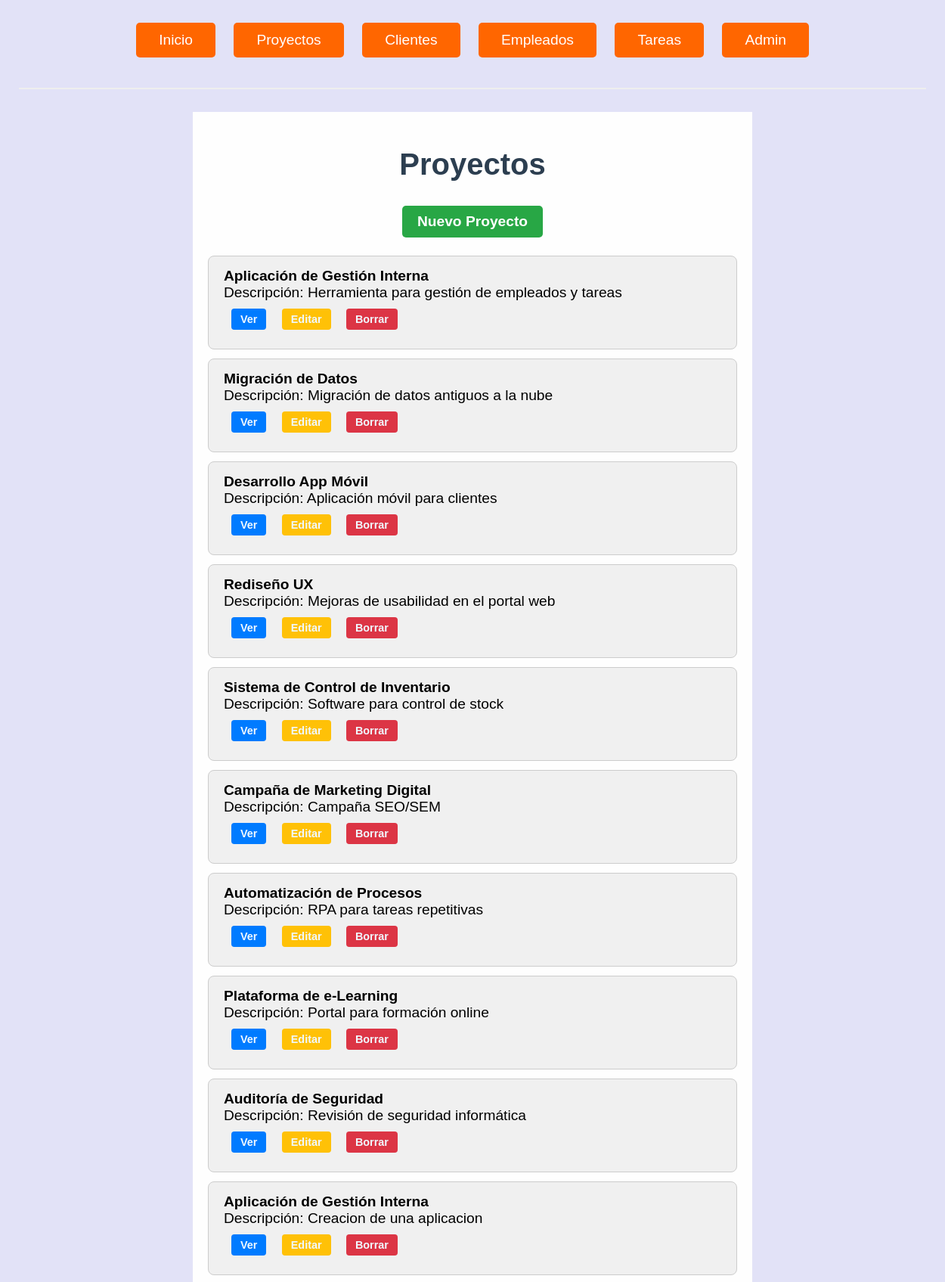
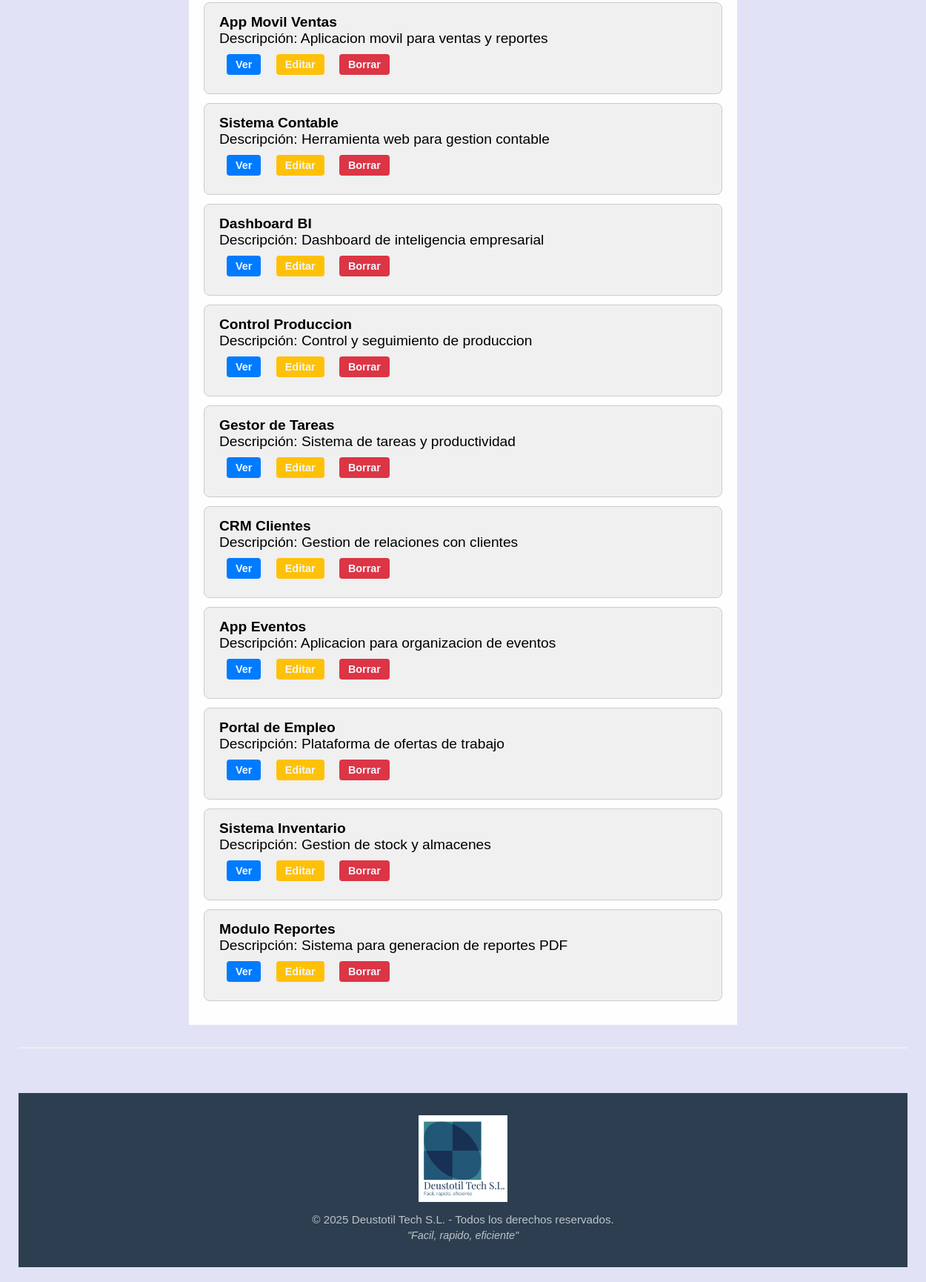
The page /proyectos/ on the database its author committed (2 pictures, top to bottom).
### gestion_produccion_G6/models.py (models this page shows, shortened)
class Proyecto(models.Model):
    nombre = models.CharField(max_length=50)
    descripcion = models.TextField(max_length=500, default="Descripción no proporcionada")
    fecha_ini = models.DateField(default=datetime.date.today)
    fecha_fin = models.DateField(default=datetime.date.today)
    presupuesto = models.IntegerField(default=0)
    cliente = models.ForeignKey('Cliente', on_delete=models.CASCADE, null=True, blank=True, related_name='proyectos')
    responsables = models.ManyToManyField('Empleado', blank=True, related_name='proyectos_responsables')

### gestion_produccion_G6/views.py (the view)
# urls.py: path('proyectos/', views.ProyectoListView.as_view(), name='proyecto_list'),
class ProyectoListView(ListView):
    model = Proyecto
    template_name = 'proyecto_list.html'
    context_object_name = 'proyectos'
    def get(self, request, *args, **kwargs):
        vengo_de = request.GET.get('vengo_de', None)
        if vengo_de == "boton_arriba":
            request.session['origen'] = request.build_absolute_uri()
        return super().get(request, *args, **kwargs)

### gestion_produccion_G6/templates/proyecto_list.html
{% extends "base.html" %} {% block content %}
<h1>Proyectos</h1>
<a href="{% url 'proyecto_create' %}" class="boton_crear">Nuevo Proyecto</a>
<ul class="lista_general">
  {% for proyecto in proyectos %}
  <li class="lista">
    <strong>{{ proyecto.nombre }}</strong><br />
    Descripción: {{ proyecto.descripcion }}<br />
    <a href="{% url 'proyecto_detail' proyecto.pk %}" class="boton_ver">Ver</a>
    <a href="{% url 'proyecto_update' proyecto.pk %}" class="boton_editar"
      >Editar</a
    >
    <a href="{% url 'proyecto_delete' proyecto.pk %}" class="boton_eliminar"
      >Borrar</a
    >
  </li>
  {% empty %}
  <li class="lista">No hay proyectos disponibles.</li>
  {% endfor %}
</ul>
{% endblock %}

### gestion_produccion_G6/static/CSS/general.css (style rules this page uses)
body { font-family: 'Arial', sans-serif; background-color: #e2e2f7; margin: 0; padding: 0; }
h1 { text-align: center; font-size: 2.5rem; color: #2c3e50; margin-bottom: 2rem; justify-content: center; }
a { text-decoration: none; padding: 12px 30px; font-size: 1.2rem; color: white; background-color: #007bff; border-radius: 5px; display: inline-block; margin: 10px; transition: all 0.3s ease; }
.boton_crear { display: block; width: fit-content; margin: 0 auto 1.5rem auto; background-color: #28a745; color: white; padding: 10px 20px; text-decoration: none; border-radius: 5px; font-weight: bold; }
.lista_general { list-style: none; padding: 0; max-width: 700px; margin: 0 auto; }
.lista { background-color: #f0f0f0; padding: 15px 20px; border: 1px solid #ccc; margin-bottom: 12px; border-radius: 8px; font-size: 1.2rem; list-style: none; }
.lista strong { font-size: 1.2rem; }
.boton_ver, .boton_editar, .boton_eliminar, .boton_cancelar, .boton_guardar, .boton_retrasada { display: inline-block; padding: 6px 12px; font-size: 0.9rem; border-radius: 4px; margin-right: 5px; text-decoration: none; color:aliceblue; font-weight: bold; }
.boton_ver { background-color: #007bff; }
.boton_editar { background-color: #ffc107; }
.boton_eliminar, .boton_retrasada { background-color: #dc3545; }

### rows shown on the page
Proyecto: nombre "Aplicación de Gestión Interna", descripcion "Herramienta para gestión de empleados y tareas"
Proyecto: nombre "Migración de Datos", descripcion "Migración de datos antiguos a la nube"
Proyecto: nombre "Desarrollo App Móvil", descripcion "Aplicación móvil para clientes"
Proyecto: nombre "Rediseño UX", descripcion "Mejoras de usabilidad en el portal web"
Proyecto: nombre "Sistema de Control de Inventario", descripcion "Software para control de stock"
Proyecto: nombre "Campaña de Marketing Digital", descripcion "Campaña SEO/SEM"
Proyecto: nombre "Automatización de Procesos", descripcion "RPA para tareas repetitivas"
Proyecto: nombre "Plataforma de e-Learning", descripcion "Portal para formación online"
Proyecto: nombre "Auditorí­a de Seguridad", descripcion "Revisión de seguridad informática"
Proyecto: nombre "Aplicación de Gestión Interna", descripcion "Creacion de una aplicacion"
Proyecto: nombre "App Movil Ventas", descripcion "Aplicacion movil para ventas y reportes"
Proyecto: nombre "Sistema Contable", descripcion "Herramienta web para gestion contable"
Proyecto: nombre "Dashboard BI", descripcion "Dashboard de inteligencia empresarial"
Proyecto: nombre "Control Produccion", descripcion "Control y seguimiento de produccion"
Proyecto: nombre "Gestor de Tareas", descripcion "Sistema de tareas y productividad"
Proyecto: nombre "CRM Clientes", descripcion "Gestion de relaciones con clientes"
Proyecto: nombre "App Eventos", descripcion "Aplicacion para organizacion de eventos"
Proyecto: nombre "Portal de Empleo", descripcion "Plataforma de ofertas de trabajo"
Proyecto: nombre "Sistema Inventario", descripcion "Gestion de stock y almacenes"
Proyecto: nombre "Modulo Reportes", descripcion "Sistema para generacion de reportes PDF"
